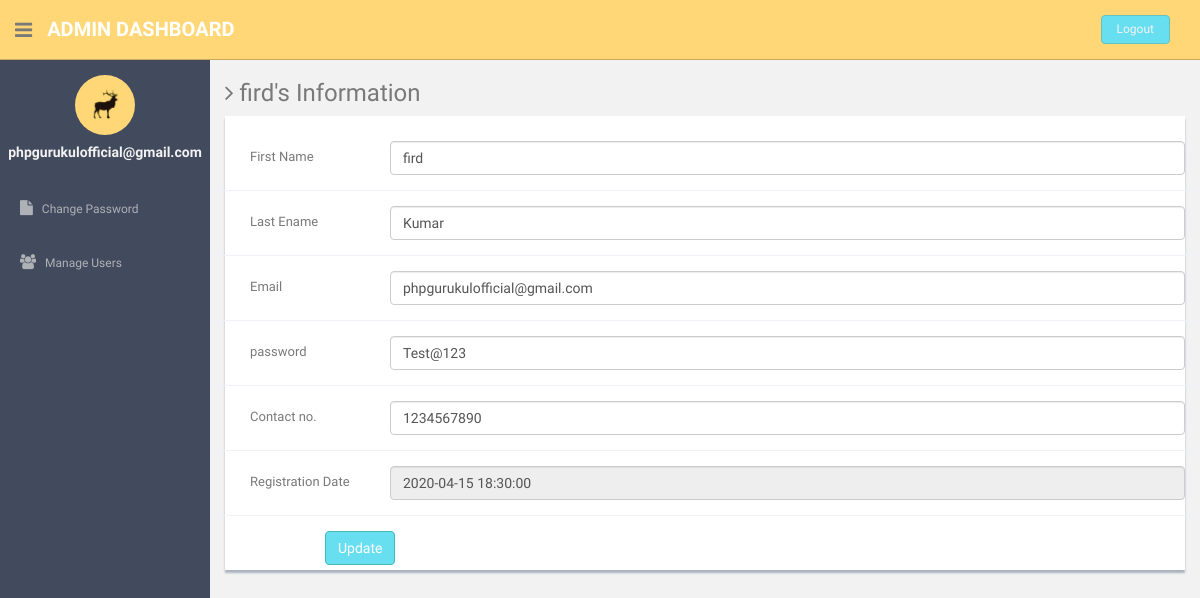
Page /loginsystem/admin/update-profile.php?uid=11 (signed in) on the committed database.
### tables this page shows
CREATE TABLE `users` (
  `id` int(11) NOT NULL,
  `fname` varchar(255) DEFAULT NULL,
  `lname` varchar(255) DEFAULT NULL,
  `email` varchar(255) DEFAULT NULL,
  `password` varchar(300) DEFAULT NULL,
  `contactno` varchar(11) DEFAULT NULL,
  `posting_date` timestamp NOT NULL DEFAULT current_timestamp()
);

### loginsystem/admin/update-profile.php (the view, shortened to what this page needs)
<?php
include'dbconnection.php';
if (strlen($_SESSION['id']==0)) {
  header('location:logout.php');
  } else{
?>
<!DOCTYPE html>
<html lang="en">
  <head>
    <link href="assets/css/bootstrap.css" rel="stylesheet">
    <link href="assets/font-awesome/css/font-awesome.css" rel="stylesheet" />
    <link href="assets/css/style.css" rel="stylesheet">
    <link href="assets/css/style-responsive.css" rel="stylesheet">
  </head>
  <body>
  <section id="container" >
      <header class="header black-bg">
              <div class="sidebar-toggle-box">
                  <div class="fa fa-bars tooltips" data-placement="right" data-original-title="Toggle Navigation"></div>
              </div>
            <a href="#" class="logo"><b>Admin Dashboard</b></a>
            <div class="top-menu">
            	<ul class="nav pull-right top-menu">
                    <li><a class="logout" href="logout.php">Logout</a></li>
            	</ul>
            </div>
        </header>
      <aside>
          <div id="sidebar"  class="nav-collapse ">
              <ul class="sidebar-menu" id="nav-accordion">
              	  <p class="centered"><a href="#"><img src="assets/img/ui-sam.jpg" class="img-circle" width="60"></a></p>
              	  <h5 class="centered"><?php echo $_SESSION['login'];?></h5>
                  <li class="mt">
                      <a href="change-password.php">
                          <i class="fa fa-file"></i>
                          <span>Change Password</span>
                      </a>
                  </li>
                  <li class="sub-menu">
                      <a href="manage-users.php" >
                          <i class="fa fa-users"></i>
                          <span>Manage Users</span>
                      </a>
                  </li>
              </ul>
          </div>
      </aside>
      <?php $ret=mysqli_query($con,"select * from users where id='".$_GET['uid']."'");
	  while($row=mysqli_fetch_array($ret))
	  {?>
      <section id="main-content">
          <section class="wrapper">
          	<h3><i class="fa fa-angle-right"></i> <?php echo $row['fname'];?>'s Information</h3>
				<div class="row">
                  <div class="col-md-12">
                      <div class="content-panel">
                           <form class="form-horizontal style-form" name="form1" method="post" action="" onSubmit="return valid();">
                          <div class="form-group">
                              <label class="col-sm-2 col-sm-2 control-label" style="padding-left:40px;">First Name </label>
                              <div class="col-sm-10">
                                  <input type="text" class="form-control" name="fname" value="<?php echo $row['fname'];?>" >
                              </div>
                          </div>
                              <div class="form-group">
                              <label class="col-sm-2 col-sm-2 control-label" style="padding-left:40px;">Last Ename</label>
                              <div class="col-sm-10">
                                  <input type="text" class="form-control" name="lname" value="<?php echo $row['lname'];?>" >
                              </div>
                          </div>
                              <div class="form-group">
                              <label class="col-sm-2 col-sm-2 control-label" style="padding-left:40px;">Email </label>
                              <div class="col-sm-10">
                                  <input type="text" class="form-control" name="email" value="<?php echo $row['email'];?>" >
                              </div>
                          </div>
                              <div class="form-group">
                              <label class="col-sm-2 col-sm-2 control-label" style="padding-left:40px;">password </label>
                              <div class="col-sm-10">
                                  <input type="text" class="form-control" name="password" value="<?php echo $row['password'];?>" >
                              </div>
                          </div>
                               <div class="form-group">
                              <label class="col-sm-2 col-sm-2 control-label" style="padding-left:40px;">Contact no. </label>
                              <div class="col-sm-10">
                                  <input type="text" class="form-control" name="contact" value="<?php echo $row['contactno'];?>" >
                              </div>
                          </div>
                            <div class="form-group">
                              <label class="col-sm-2 col-sm-2 control-label" style="padding-left:40px;">Registration Date </label>
                              <div class="col-sm-10">
                                  <input type="text" class="form-control" name="regdate" value="<?php echo $row['posting_date'];?>" readonly >
                              </div>
                          </div>
                          <div style="margin-left:100px;">
                          <input type="submit" name="Submit" value="Update" class="btn btn-theme"></div>
                          </form>
                      </div>
                  </div>
              </div>
		</section>
        <?php } ?>
      </section></section>
  </body>
</html>
<?php } ?>

### loginsystem/admin/assets/css/style.css (style rules this page uses)
body { color: #797979; background: #f2f2f2; font-family: 'Ruda', sans-serif; padding: 0px !important; margin: 0px !important; font-size:13px; }
ul li { list-style: none; }
a, a:hover, a:focus { text-decoration: none; outline: none; }
#container { width: 100%; height: 100%; }
.btn-theme { color: #fff; background-color: #68dff0; border-color: #48bcb4; }
.centered { text-align: center; }
.mt { margin-top: 25px; }
ul.top-menu > li > .logout { color: #f2f2f2; font-size: 12px; border-radius: 4px; -webkit-border-radius: 4px; border: 1px solid #64c3c2 !important; padding: 5px 15px; margin-right: 15px; background: #68dff0; margin-top: 15px; }
#sidebar { width: 210px; height: 100%; position: fixed; background: #424a5d; }
#sidebar h5 { color: #f2f2f2; font-weight: 700; }
#sidebar ul li { position: relative; }
ul.sidebar-menu , ul.sidebar-menu li ul.sub { margin: -2px 0 0; padding: 0; }
ul.sidebar-menu { margin-top: 75px; }
ul.sidebar-menu li { margin-bottom: 5px; margin-left:10px; margin-right:10px; }
ul.sidebar-menu li.sub-menu { line-height: 15px; }
ul.sidebar-menu li a span { display: inline-block; }
ul.sidebar-menu li a { color: #aeb2b7; text-decoration: none; display: block; padding: 15px 0 15px 10px; font-size: 12px; outline: none; -webkit-transition: all 0.3s ease; -moz-transition: all 0.3s ease; -o-transition: all 0.3s ease; -ms-transition: all 0.3s ease; transition: all 0.3s ease; }
ul.sidebar-menu li a i { font-size: 15px; padding-right: 6px; }
#main-content { margin-left: 210px; }
.header, .footer { min-height: 60px; padding: 0 15px; }
.header { position: fixed; left: 0; right: 0; z-index: 1002; }
.black-bg { background: #ffd777; border-bottom: 1px solid #c9aa5f; }
.wrapper { display: inline-block; margin-top: 60px; padding-left: 15px; padding-right: 15px; padding-bottom: 15px; padding-top: 0px; width: 100%; }
a.logo { font-size: 20px; color: #ffffff; float: left; margin-top: 15px; text-transform: uppercase; }
a.logo b { font-weight: 900; }
#top_menu .nav > li, ul.top-menu > li { float: left; }
ul.top-menu > li > a { color: #666666; font-size: 16px; border-radius: 4px; -webkit-border-radius: 4px; border:1px solid #666666 !important; padding: 2px 6px; margin-right: 15px; }
.sidebar-toggle-box { float: left; padding-right: 15px; margin-top: 20px; }
.sidebar-toggle-box .fa-bars { cursor: pointer; display: inline-block; font-size: 20px; }
.content-panel { background: #ffffff; box-shadow: 0px 3px 2px #aab2bd; padding-top: 15px; padding-bottom: 5px; }
label { font-weight: 400; }
.form-horizontal.style-form .form-group { border-bottom: 1px solid #eff2f7; padding-bottom: 15px; margin-bottom: 15px; }
@media (min-width: 768px) { .form-horizontal .control-label { text-align: left; } }

### rows in the picture
users: fname "fird", lname "Kumar", email "phpgurukulofficial@gmail.com", password "Test@123", contact "1234567890", regdate "2020-04-15 18:30:00"

### other values in the picture
$_SESSION['login'] "phpgurukulofficial@gmail.com"
